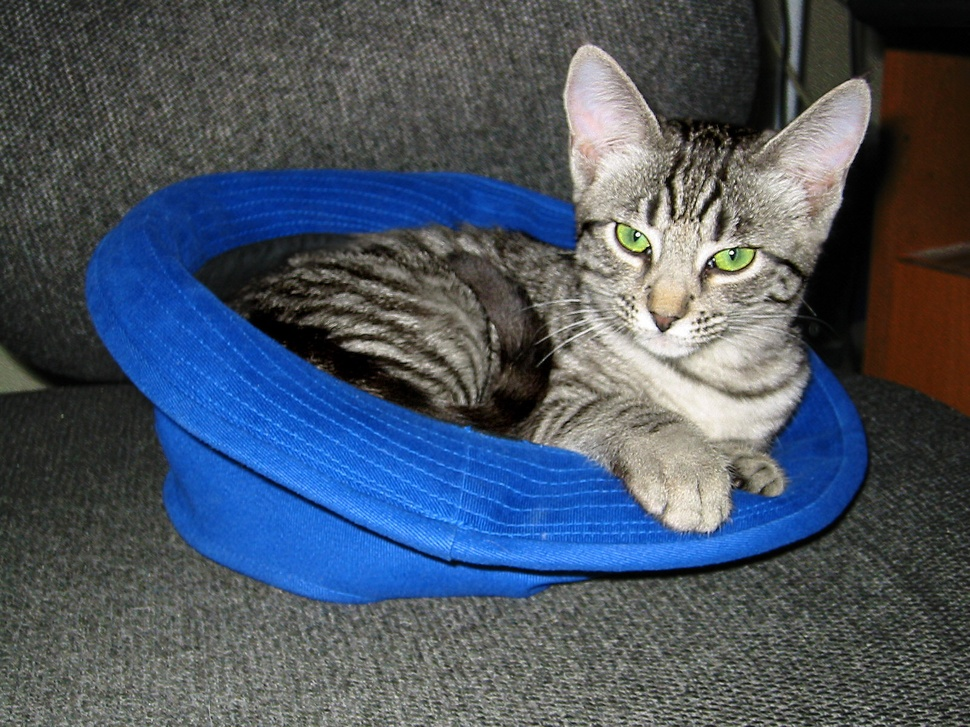
#> input picture Applications/GraphicsManipulation/kot.jpg, 970 x 727 px, shrunk from 1600 x 1200 before the run
$ python main.py
#> lines starting #> are read from the running program, lines starting #| are printed output that depends on the picture
#> further down, img is the input picture: PIL image 970x727 RGB; mean R, G, B 74, 85.2, 100.1
from PIL import Image
from matplotlib import pyplot as plt
import numpy as np

def f(px):return np.sqrt(np.power(255-px[0],2)+np.power(255-px[1],2)+np.power(255-px[2],2))

# [47 lines left out: functions rysuj_funkcje, kompresja, not called in this run]

class Filters:
    # [9 lines left out: function Negative, not called in this run]
    def Gray(img, mode=0):
#> called with mode = 0
        img_array = np.array(img)
        img_new = np.array(img)
        size = (img.size[1], img.size[0])
#> size = (727, 970)
        for i in range(size[0]):
            for j in range(size[1]):
                g = 0
                if mode == 1:
                    g = (0.299*int(img_array[i][j][0]) + 0.587*int(img_array[i][j][1]) + 0.114*int(img_array[i][j][2]))
                else:
                    g = (int(img_array[i][j][0]) + int(img_array[i][j][1]) + int(img_array[i][j][2]))/3
                pixels = [g,g,g]
                img_new[i][j] = tuple(pixels)
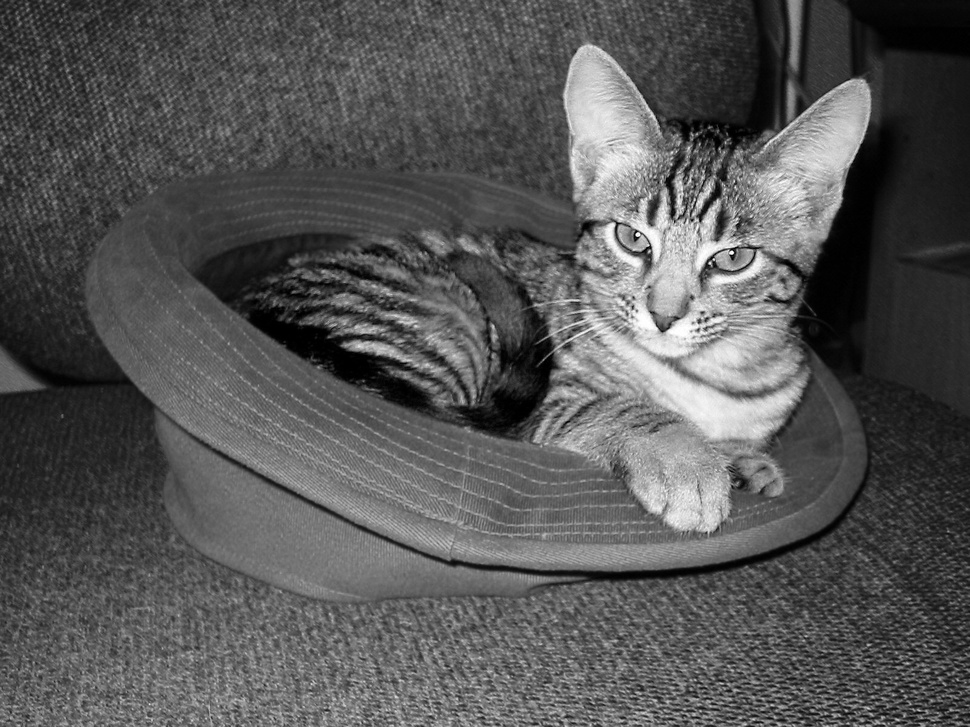
#> img_new: shape (727, 970, 3); min 0, max 255, mean 86.1
        return Image.fromarray(img_new)

    # [14 lines left out: function BlackAndWhite, not called in this run]

if __name__ == "__main__":
    img = Image.open("kot.jpg").convert("RGB")
    #img_k = kompresja(img,10)
    img_k = Filters.Gray(img)
    img_k.save("gray4.jpg")
